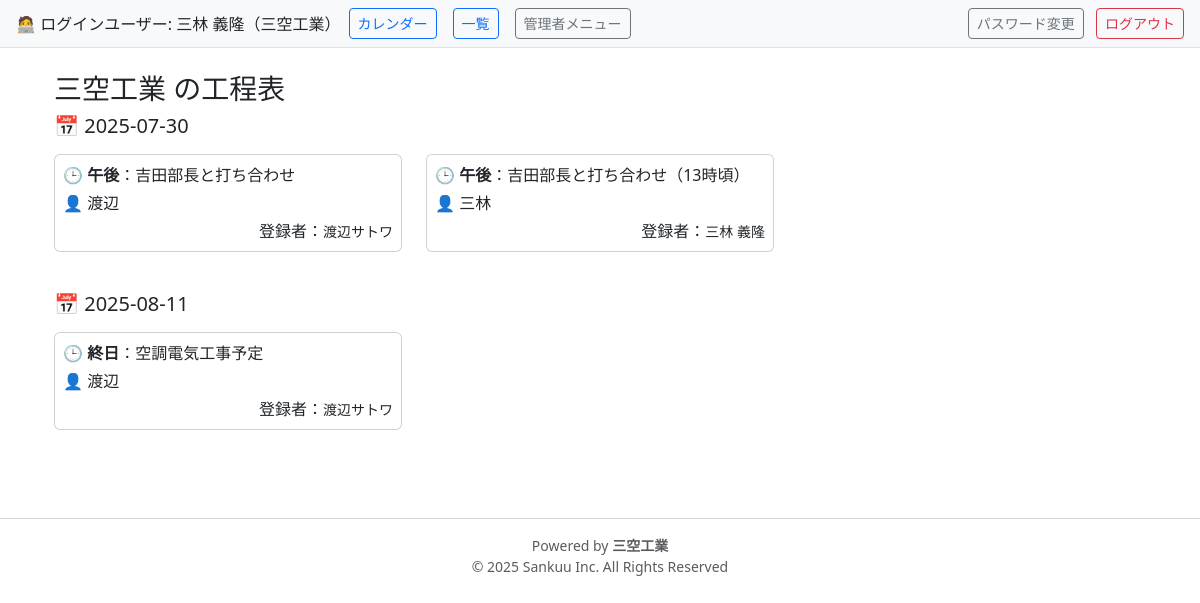
The page /schedules (signed in) on the database its author committed.
### kouteihyo_app/models.py (models this page shows)
class User(db.Model, UserMixin):
    __tablename__ = 'users'
    id            = db.Column(db.Integer, primary_key=True)
    company_id    = db.Column(db.Integer, db.ForeignKey('companies.id'), nullable=False)
    display_name  = db.Column(db.String(100), nullable=False)
    email         = db.Column(db.String(120), unique=True, nullable=False)
    username      = db.Column(db.String(64), unique=True, nullable=False)   # ←追加済み！
    password_hash = db.Column(db.String(128), nullable=False)
    role          = db.Column(db.String(20), nullable=False)  # 'admin' or 'company'
    must_change_password = db.Column(db.Boolean, nullable=False, default=True)  # ←これを追加！！
    created_schedules = db.relationship(
        'Schedule',
        foreign_keys='Schedule.created_by',
        backref='creator',
        lazy=True
    )
    site_notes = db.relationship('SiteNote', backref='creator', lazy=True)
    date_notes = db.relationship('DateNote', backref='creator', lazy=True)

class Company(db.Model):
    __tablename__ = 'companies'
    id   = db.Column(db.Integer, primary_key=True)
    name = db.Column(db.String(100), unique=True, nullable=False)
    users     = db.relationship('User',     backref='company',  lazy=True)
    schedules = db.relationship('Schedule', backref='company', lazy=True)

class Schedule(db.Model):
    __tablename__ = 'schedules'
    id               = db.Column(db.Integer, primary_key=True)
    site_name        = db.Column(db.String(255), nullable=False)
    date             = db.Column(db.Date, nullable=False)
    end_date         = db.Column(db.Date, nullable=True)
    time_slot        = db.Column(db.String(10), nullable=False)
    task_name        = db.Column(db.String(100), nullable=False)
    person_in_charge = db.Column(db.String(100))
    comment          = db.Column(db.Text)
    client_person    = db.Column(db.String(100))
    client_comment   = db.Column(db.String(255))
    company_id = db.Column(db.Integer, db.ForeignKey('companies.id'), nullable=False)
    created_by = db.Column(db.Integer, db.ForeignKey('users.id'), nullable=False)
    updated_by = db.Column(db.Integer, db.ForeignKey('users.id'), nullable=True)

### kouteihyo_app/routes.py (the view, shortened to what this page needs)
@bp.route('/schedules')
@login_required
def schedule_list():
    if current_user.role == 'admin':
        schedules = Schedule.query.order_by(Schedule.date.asc()).all()
    schedules_by_date = defaultdict(list)
    for s in schedules:
        schedules_by_date[s.date.strftime('%Y-%m-%d')].append(s)
    return render_template('schedule/list.html', schedules_by_date=schedules_by_date)

### templates/schedule/list.html (shortened to what this page needs)
{% extends 'base.html' %}
{% block content %}
<div class="container-fluid mt-4">
  <h3>{{ current_user.company.name }} の工程表</h3>
  <div class="row">
    {% for date, items in schedules_by_date.items() %}
      <div class="col-12 mb-4">
        <h5 class="mb-3">📅 {{ date }}</h5>
        <div class="row">
          {% for s in items %}
            <div class="col-12 col-sm-6 col-md-4 mb-3">
              <div class="card h-100 p-2">
                <p class="mb-1"><strong>🕒 {{ s.time_slot }}</strong>：{{ s.task_name }}</p>
                <p class="mb-1">👤 {{ s.person_in_charge or '―' }}</p>
                <p class="mb-0 text-end">
                  登録者：<small>{{ s.creator.display_name }}</small>
                </p>
              </div>
            </div>
          {% endfor %}
        </div>
      </div>
    {% endfor %}
  </div>
</div>
{% endblock %}

### templates/base.html (shortened to what this page needs)
<!DOCTYPE html>
<html lang="ja">
<head>
  <link
    href="https://cdn.jsdelivr.net/npm/bootstrap@5.3.1/dist/css/bootstrap.min.css"
    rel="stylesheet"
  />
  <link
    href="https://cdn.jsdelivr.net/npm/fullcalendar@6.1.8/main.min.css"
    rel="stylesheet"
  />
</head>
<body>
  {% if current_user.is_authenticated %}
      <div class="d-flex justify-content-between align-items-center px-3 py-2 bg-light border-bottom">
        <div class="d-flex align-items-center">
          🧑‍💻 ログインユーザー: {{ current_user.display_name }}（{{ current_user.company.name }}）
          <a href="{{ url_for('main.schedule_calendar') }}" class="btn btn-outline-primary btn-sm mx-2">カレンダー</a>
          <a href="{{ url_for('main.schedule_list') }}"     class="btn btn-outline-primary btn-sm mx-2">一覧</a>
          {% if current_user.role == 'admin' %}
          <a href="{{ url_for('main.admin_list_users') }}" class="btn btn-outline-secondary btn-sm mx-2">管理者メニュー</a>
          {% endif %}
        </div>
        <div>
          <a href="{{ url_for('main.password_change') }}" class="btn btn-outline-secondary btn-sm mx-2">パスワード変更</a>
          <a href="{{ url_for('main.logout') }}" class="btn btn-outline-danger btn-sm">ログアウト</a>
        </div>
      </div>
  {% endif %}
  <div class="container mt-3">
    {% block content %}{% endblock %}
  </div>
  <footer class="text-center mt-5 mb-3 text-muted small">
    <hr />
    <div>Powered by <strong>三空工業</strong></div>
    <div>© 2025 Sankuu Inc. All Rights Reserved</div>
  </footer>
</body>
</html>

### rows shown on the page
User: display_name "三林 義隆"
Company: company.name "三空工業"
Schedule: time_slot "午後", task_name "吉田部長と打ち合わせ", person_in_charge "渡辺", creator.display_name "渡辺サトワ"
Schedule: time_slot "午後", task_name "吉田部長と打ち合わせ（13時頃）", person_in_charge "三林", creator.display_name "三林 義隆"
Schedule: time_slot "終日", task_name "空調電気工事予定", person_in_charge "渡辺", creator.display_name "渡辺サトワ"

### other values the page prints
{{ date }} "2025-07-30" "2025-08-11"
